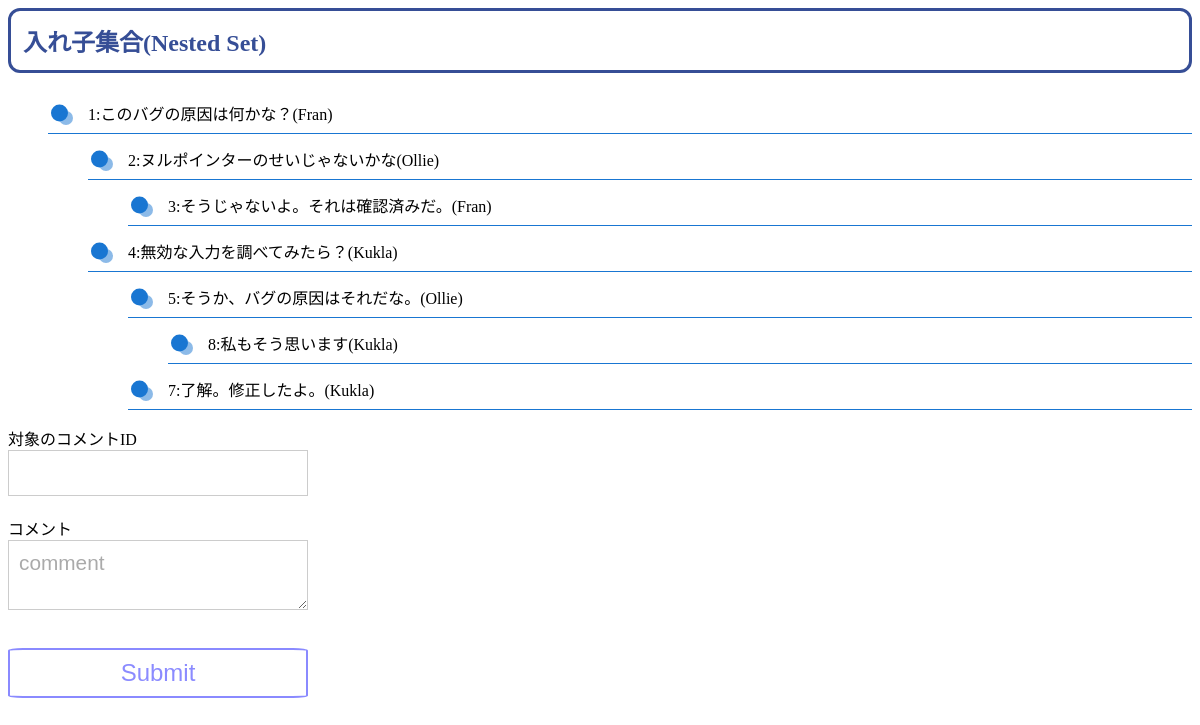
The app's page /src/nested_set.php, older data.
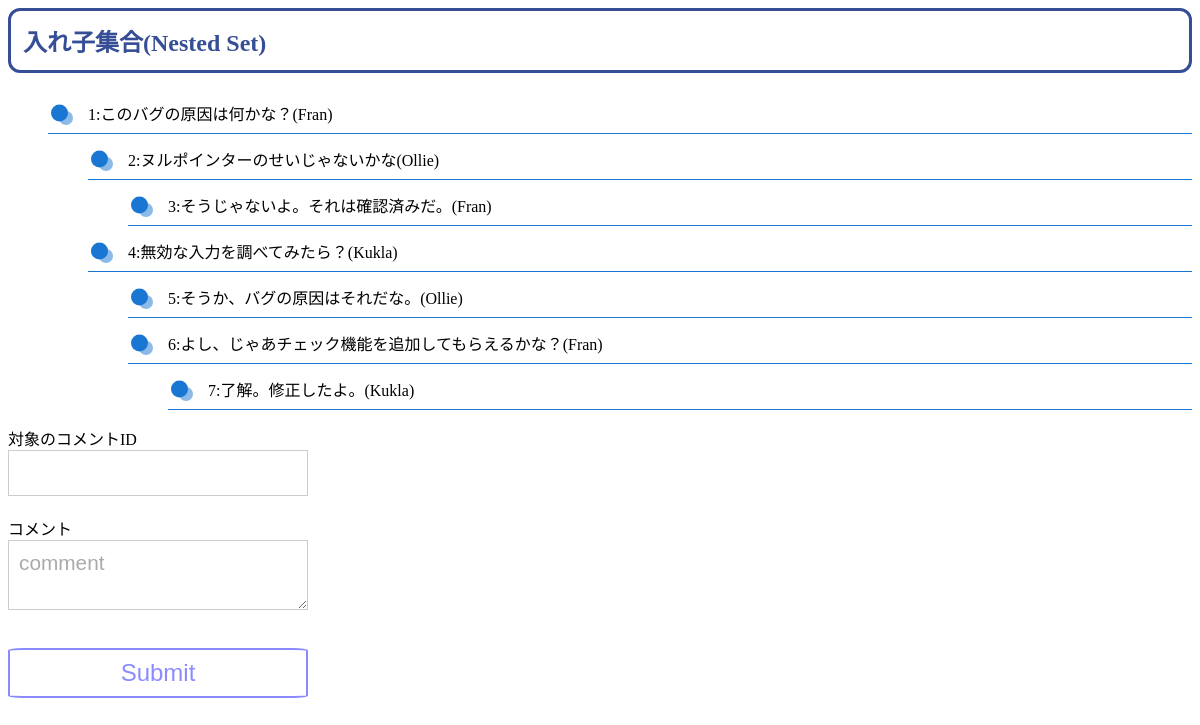
The same page, newer data.
### tables this page shows
CREATE TABLE Comments_252 (
  comment_id   SERIAL PRIMARY KEY,
  nsleft int not null,
  nsright int not null,
  bug_id bigint unsigned not null,
  author bigint unsigned not null,
  comment_date datetime not null, 
  comment      TEXT NOT NULL,
  foreign key (bug_id) references Bugs(bug_id),
  foreign key (author) references Accounts(account_id)
);

create table Accounts(
  account_id bigint unsigned not null auto_increment,
  name varchar(10) not null,
  primary key (account_id)
);

### src/nested_set.php (the view, shortened to what this page needs)
<?php
require_once(__DIR__ . '/db.php');
echo '<link rel="stylesheet" href="/css/base.css">';
echo "<h2>入れ子集合(Nested Set)</h2>";
if (array_key_exists('key', $_GET)) {
    $stmt = $pdo->prepare("select c2.*,a.name from Comments_252 as c1 inner join Comments_252 as c2 on c2.nsleft between c1.nsleft and c1.nsright inner join Accounts a on c2.author = a.account_id where c1.comment_id = :COMMENT_ID order by c2.nsleft");
    $stmt->bindValue(':COMMENT_ID', $_GET['key']);
    $stmt->execute();
    $rows = $stmt->fetchAll();
    ul($rows);
} else {
    $stmt = $pdo->prepare('select c1.comment_id,count(c2.comment_id) as depth from Comments_252 as c1 inner join Comments_252 as c2 on c1.nsleft between c2 .nsleft and c2.nsright group by c1.comment_id having depth = 1');
    $stmt->execute();
    $comment_ids = $stmt->fetchAll();
    foreach ($comment_ids as $comment_id) {
        $stmt = $pdo->prepare("select c2.*,a.name from Comments_252 as c1 inner join Comments_252 as c2 on c2.nsleft between c1.nsleft and c1.nsright inner join Accounts a on c2.author = a.account_id where c1.comment_id = :COMMENT_ID order by c2.nsleft");
        $stmt->bindValue(':COMMENT_ID', $comment_id['comment_id']);
        $stmt->execute();
        $rows = $stmt->fetchAll();
        ul($rows);
    }
}
function ul($rows)
{
    $length = 0;
    echo "<ul>";
    $lengths = [];
    foreach ($rows as $key => $row) {
        if ($key !== 0) {
            if ($rows[$key - 1]['nsleft'] < $row['nsleft'] && $rows[$key - 1]['nsright'] > $row['nsleft']) {
                $length++;
            } else {
                for ($i = 2; $i < $key + 1; $i++) {
                    if ($rows[$key - $i]['nsleft'] < $row['nsleft'] && $rows[$key - $i]['nsright'] > $row['nsleft']) {
                        $length = $lengths[$key - $i] + 1;
                        break;
                    }
                }
            }
        }
        for ($i = 0; $i < $length; $i++) {
            echo "<ul>";
        }
        echo "<li>" . $row['comment_id'] . ":" .  $row['comment'] . "(" . $row['name'] . ")" .  "</li>";
        for ($i = 0; $i < $length; $i++) {
            echo "</ul>";
        }
        $lengths[$key] = $length;
    }
    echo "</ul>";
}
?>
<form method="POST" action="">
    <div>対象のコメントID<br>
        <input type="text" name="key" /><br></div>
    <div>コメント<br>
        <textarea name="comment">comment</textarea><br></div>
    <br><input type="submit" class="button" />
</form>

### css/base.css (style rules this page uses)
h2 { color: #364e96; border: solid 3px #364e96; padding: 0.5em; border-radius: 0.5em; }
input { border:0; padding:10px; font-size:1.3em; font-family:Arial, sans-serif; color:#aaa; border:solid 1px #ccc; margin:0 0 20px; width:300px; }
textarea { border:0; padding:10px; font-size:1.3em; font-family:Arial, sans-serif; color:#aaa; border:solid 1px #ccc; margin:0 0 20px; width:300px; }
ul { list-style-type: none; }
ul li { position: relative; padding: 0.5em 1em 0.5em 2.3em; margin-bottom:5px; border-bottom: 1px solid rgba(25,118,210,1); padding-inline-start: 40px; }
ul li:after, ul li:before { content:''; position: absolute; border-radius: 50%; }
ul li:before { top: 50%; left: 0.2em; width: 17px; height: 17px; background: rgba(25,118,210, 1); transform: translateY(-50%); }
ul li:after { top: 1.1em; left: 0.7em; width: 14px; height: 14px; background: rgba(25,118,210, 0.5); }
.button { display : inline-block; border-radius : 5%; font-size : 18pt; text-align : center; cursor : pointer; padding : 11px 30px; background : rgba(102, 102, 255, 0.76); color : #ffffff; line-height : 1em; transition : .3s; box-shadow : 6px 6px 3px #666666; border : 2px solid rgba(102, 102, 255, 0.76); }
.button { box-shadow : none; color : rgba(102, 102, 255, 0.76); background : #ffffff; }

Row changes from the older to the newer data that the page shows:
removed comments_252: comment_id "8", comment "私もそう思います", author.name "Kukla"
added comments_252: comment_id "6", comment "よし、じゃあチェック機能を追加してもらえるかな？", author.name "Fran"
